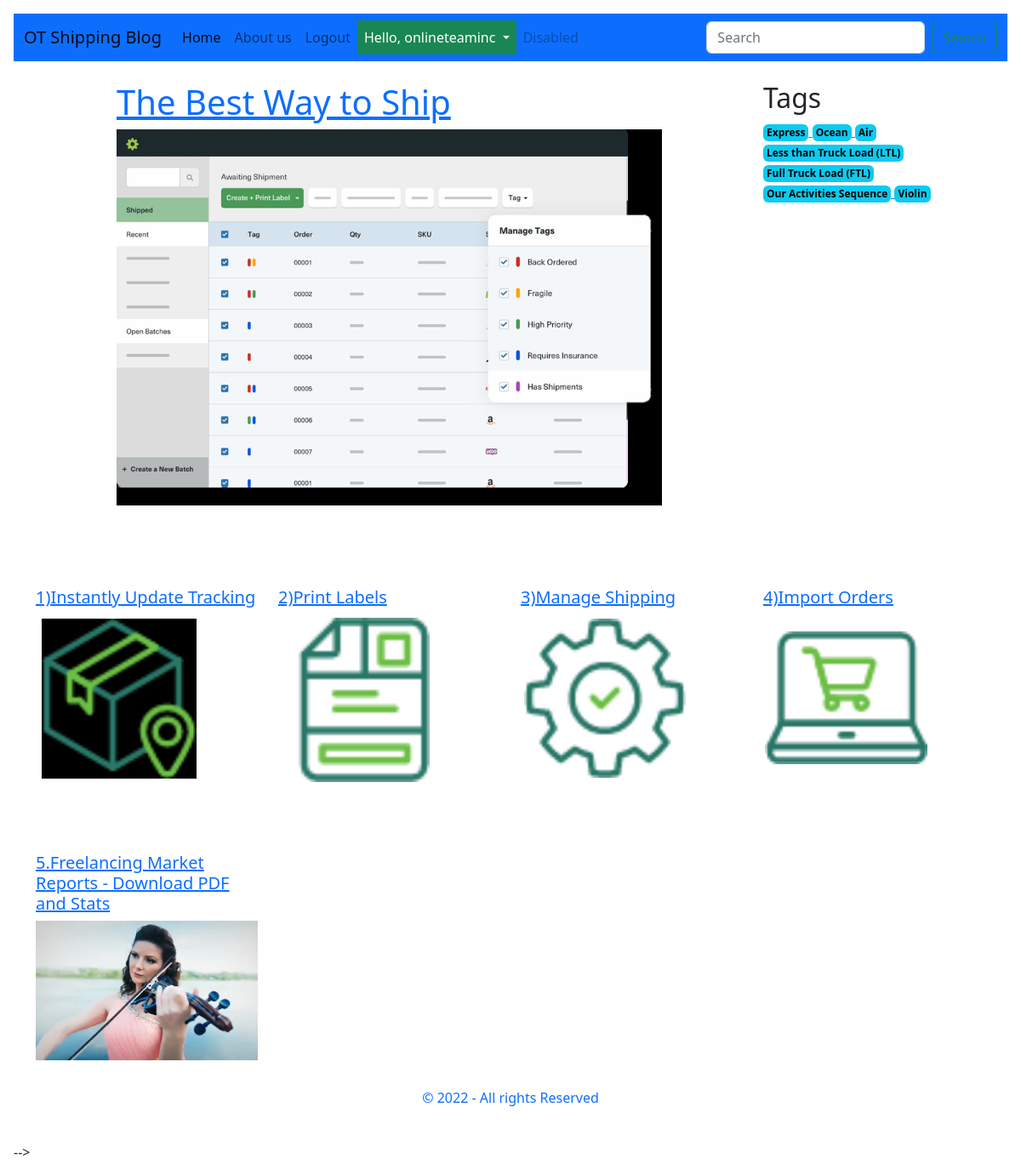
The app's page / (signed in) with its own data.
### main/models.py (models this page shows, shortened)
class BlogPost(models.Model):
    user = models.ForeignKey(User, on_delete=models.CASCADE, blank=False, null=False,
                            verbose_name='Author')
    title = models.CharField('Title', max_length=120, blank=False, null=False)
    slug = models.SlugField('Slug', editable=False, max_length=180, unique=True, default=timezone.now)
    content = models.TextField('Content', max_length=800, blank=False, null=False)
    banner = models.ImageField('Image', upload_to='images/', blank=True,
                                 null=True, default='images/default_image.png')
    tags = models.ManyToManyField(BlogTag, verbose_name='Tags')

class BlogTag(models.Model):
    name = models.CharField('Name', max_length=60, blank=False, null=False)
    slug = models.SlugField('Slug', editable=False, max_length=180, unique=True, default=timezone.now)

### main/views.py (the view)
# urls.py: path('', HomeView.as_view(), name='home'),
class HomeView(ListView):
    template_name = 'index.html'
    def get_queryset(self, *args, **kwargs):
        query = BlogPost.objects.all().order_by('pk')
        return query
    def get_context_data(self, *args, **kwargs):
        context = super(HomeView, self).get_context_data(**kwargs)
        context['posts'] = self.get_queryset()
        context['tags'] = BlogTag.objects.all()
        return context

### templates/index.html (shortened to what this page needs)
{% extends 'base.html' %}
{% load static %}
{% block content %}
<div class="container mt-4">
    <div class="row">
        <div class="col-1"></div>
        <div class="col-7">
            <h1 class="h-4">
                <a href="{% url 'article' posts.first.slug %}">
                    {{posts.first.title}}
                </a>
            </h1>
            <img class="img-fluid" src="{{posts.first.banner.url}}" alt="{{posts.first.title}}">
        </div>
        <div class="col-1"></div>
        <div class="col-3">
            <h2>Tags</h2>
            {% if tags %}
                {% for tag in tags %}
                    <a href="{% url 'tag' tag.slug %}">
                        <span class="badge text-bg-info p-1 text-decoration-none" >{{tag.name}}</span>
                    </a>
                {% endfor %}
            {% endif %}
        </div>
    </div>
</div>
<div class="container mt-4">
    <div class="row">
        {% for post in posts %}
            {% if forloop.counter > 1 %}
                <div class="col-3 mb-2 mt-5">
                    <h2 class="h5 h-15 mt-4">
                        <a href="{% url 'article' post.slug %}">{{post.title}}</a>
                    </h2>
                    <img class="img-fluid" src="{{post.banner.url}}" alt="{{post.title}}">
                </div>
            {% endif %}
        {% endfor %}
    </div>
</div>
{% endblock %}

### templates/base.html (shortened to what this page needs)
<!doctype html>
{% load static %}
<html lang="en">
  <head>
    <link rel="stylesheet" href="https://cdn.jsdelivr.net/npm/bootstrap@5.2.1/dist/css/bootstrap.min.css">
    <link rel="stylesheet" href="{% static 'assets/css/style.css' %}">
  </head>
  <body class="p-3 m-0 border-0 bd-example">
    <nav class="navbar navbar-expand-lg bg-primary">
      <div class="container-fluid">
        <a class="navbar-brand" href="#">OT Shipping Blog</a>
        <div class="collapse navbar-collapse" id="navbarSupportedContent">
          <ul class="navbar-nav me-auto mb-2 mb-lg-0">
            <li class="nav-item">
              <a class="nav-link active" aria-current="page" href="#">Home</a>
            </li>
            <li class="nav-item">
              <a class="nav-link" href="#">About us</a>
            </li>
            {% if user.is_authenticated %}
            <li class="nav-item active">
              <a class="nav-link" href="{% url 'logout' %}">Logout</a>
            </li>
            <li class="nav-item dropdown">
              <a
                class="nav-link dropdown-toggle text-bg-success"
                href="#"
                role="button"
                data-bs-toggle="dropdown"
                aria-expanded="false"
              >
                Hello, {{user.username}}
              </a>
            </li>
            <li class="nav-item">
              <a class="nav-link disabled">Disabled</a>
            </li>
            {% endif %}
          </ul>
          <form class="d-flex" role="search">
            <input
              class="form-control me-2"
              type="search"
              placeholder="Search"
              aria-label="Search"
            />
            <button class="btn btn-outline-success" type="submit">
            </button>
          </form>
        </div>
      </div>
    </nav>
        {% block content %}
        {% endblock %}
      <div class="container">
        <p class="text-center text-primary py-4">
          &copy; 2022 - All rights Reserved
        </p>
      </div>
  </body>
</html>

### records on screen
BlogPost: first "The Best Way to Ship", first.banner (picture)
BlogTag: name "Express"
BlogTag: name "Ocean"
BlogTag: name "Air"
BlogTag: name "Less than Truck Load (LTL)"
BlogTag: name "Full Truck Load (FTL)"
BlogTag: name "Our Activities Sequence"
BlogTag: name "Violin"
BlogPost: title "1)Instantly Update Tracking", banner (picture)
BlogPost: title "2)Print Labels", banner (picture)
BlogPost: title "3)Manage Shipping", banner (picture)
BlogPost: title "4)Import Orders", banner (picture)
BlogPost: title "5.Freelancing Market Reports - Download PDF and Stats", banner (placeholder picture)

### other values on screen
{{ user.username }} "onlineteaminc"
